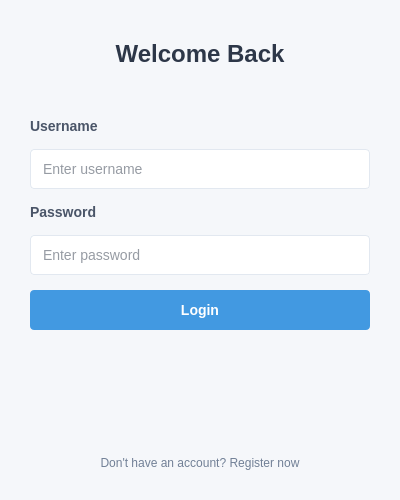
<?xml version="1.0" encoding="UTF-8"?>
<ui version="4.0">
 <class>LoginDialog</class>
 <widget class="QDialog" name="LoginDialog">
  <property name="geometry">
   <rect>
    <x>0</x>
    <y>0</y>
    <width>400</width>
    <height>500</height>
   </rect>
  </property>
  <property name="minimumSize">
   <size>
    <width>400</width>
    <height>500</height>
   </size>
  </property>
  <property name="maximumSize">
   <size>
    <width>400</width>
    <height>500</height>
   </size>
  </property>
  <property name="focusPolicy">
   <enum>Qt::StrongFocus</enum>
  </property>
  <property name="windowTitle">
   <string>Login</string>
  </property>
  <property name="styleSheet">
   <string notr="true">
    QDialog {
     background: #f5f7fa;
     font-family: 'Segoe UI', Arial, sans-serif;
    }

    QLabel {
     color: #4a5568;
     font-size: 14px;
     font-weight: 500;
    }

    QLineEdit {
     background: white;
     border: 1px solid #e2e8f0;
     border-radius: 4px;
     padding: 10px;
     font-size: 14px;
     min-width: 250px;
     color: #2d3748;
    }

    QLineEdit:focus {
     border: 1px solid #4299e1;
     background: white;
    }

    QPushButton {
     background: #4299e1;
     color: white;
     border: none;
     border-radius: 4px;
     padding: 12px 24px;
     font-size: 14px;
     font-weight: 600;
     min-width: 250px;
    }

    QPushButton:hover {
     background: #3182ce;
    }

    QPushButton:pressed {
     background: #2b6cb0;
    }

    #headerLabel {
     font-size: 24px;
     font-weight: 600;
     margin-bottom: 30px;
     color: #2d3748;
    }

    /* 注册按钮的特殊样式 - 看起来像文本链接 */
    #btn_register {
     background: transparent;
     color: #718096;
     font-size: 12px;
     font-weight: normal;
     text-decoration: none;
     min-width: auto;
     padding: 0;
     border: none;
    }

    #btn_register:hover {
     color: #4299e1;
     text-decoration: underline;
     background: transparent;
    }

    #btn_register:pressed {
     color: #2b6cb0;
     background: transparent;
    }

    QCheckBox {
     color: #4a5568;
     spacing: 5px;
    }

    QCheckBox::indicator {
     width: 16px;
     height: 16px;
    }

    QCheckBox::indicator:checked {
     background-color: #4299e1;
     border: 1px solid #4299e1;
    }
   </string>
  </property>
  <layout class="QVBoxLayout" name="mainLayout">
   <property name="spacing">
    <number>20</number>
   </property>
   <property name="leftMargin">
    <number>30</number>
   </property>
   <property name="topMargin">
    <number>40</number>
   </property>
   <property name="rightMargin">
    <number>30</number>
   </property>
   <property name="bottomMargin">
    <number>30</number>
   </property>
   <item>
    <widget class="QLabel" name="headerLabel">
     <property name="text">
      <string>Welcome Back</string>
     </property>
     <property name="alignment">
      <set>Qt::AlignCenter</set>
     </property>
    </widget>
   </item>
   <item>
    <layout class="QVBoxLayout" name="formLayout">
     <property name="spacing">
      <number>15</number>
     </property>
     <item>
      <widget class="QLabel" name="label_username">
       <property name="text">
        <string>Username</string>
       </property>
      </widget>
     </item>
     <item>
      <widget class="QLineEdit" name="lineEdit_username">
       <property name="placeholderText">
        <string>Enter username</string>
       </property>
      </widget>
     </item>
     <item>
      <widget class="QLabel" name="label_password">
       <property name="text">
        <string>Password</string>
       </property>
      </widget>
     </item>
     <item>
      <widget class="QLineEdit" name="lineEdit_password">
       <property name="echoMode">
        <enum>QLineEdit::Password</enum>
       </property>
       <property name="placeholderText">
        <string>Enter password</string>
       </property>
      </widget>
     </item>
     <item>
      <widget class="QPushButton" name="btn_login">
       <property name="text">
        <string>Login</string>
       </property>
      </widget>
     </item>
     <item>
      <spacer name="verticalSpacer">
       <property name="orientation">
        <enum>Qt::Vertical</enum>
       </property>
       <property name="sizeHint" stdset="0">
        <size>
         <width>20</width>
         <height>40</height>
        </size>
       </property>
      </spacer>
     </item>
    </layout>
   </item>
   <item>
    <widget class="QPushButton" name="btn_register">
     <property name="cursor">
      <cursorShape>PointingHandCursor</cursorShape>
     </property>
     <property name="text">
      <string>Don't have an account? Register now</string>
     </property>
     <property name="flat">
      <bool>true</bool>
     </property>
    </widget>
   </item>
  </layout>
 </widget>
 <resources>
  <include location="../../../../Resources/res.qrc"/>
 </resources>
 <connections/>
</ui>
